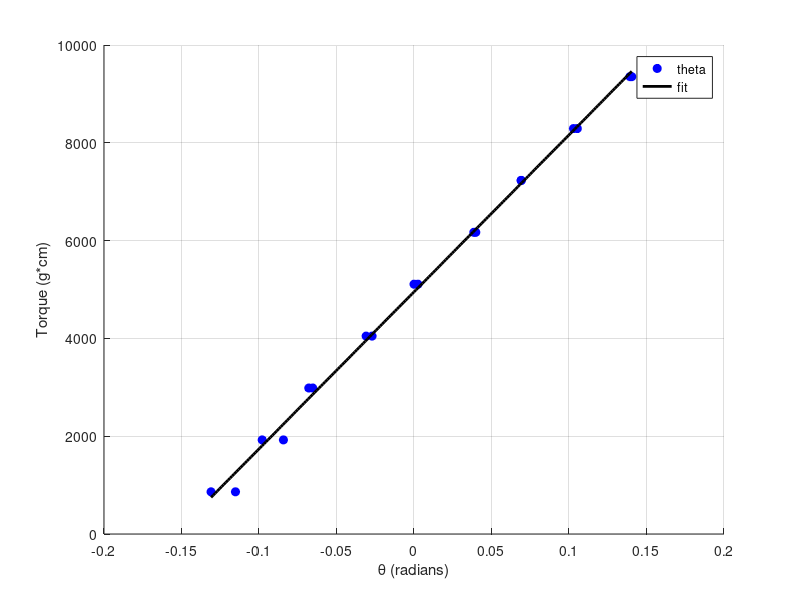

MATLAB code for this plot:
clc
clear
close all

%% Calibration constants

D = 48.5;      % Distance from camera to mirror (in)
xC = 18;       % Closest ruler position to the camera (in)
g = 980;       % Acceleration due to gravity (cm/s^2)
a = 5.95/2;      % Distance from mirror to spring (cm)

hook_mass = 0.148;      % g
added_mass = 0.182;     % g

% Total applied weights
mass = hook_mass + (0:8)*added_mass;

% Torque
torque = mass * g * 2 * a;

%% Measured ruler positions (inches)

forward = [5, 8.375, 11.375, 15, 18, 21.875, 24.75, 28.125, 32];
backward = [6.625, 9.75, 11.625, 15.375, 18.25, 21.75, 24.75, 28.375, 31.875];

% Join both
position = [forward backward];
torque = [torque torque];

%% Convert ruler position to mirror angle (radians)
theta = atan((position - xC)/D)/2;

%% Linear fits
fit = polyfit(theta, torque, 1);

thetaPlot = linspace( ...
    min([theta ]), ...
    max([theta ]), ...
    200);

line = polyval(fit, thetaPlot);

%% Plot

figure
hold on

plot(theta, torque, 'bo', 'MarkerFaceColor','b')

plot(thetaPlot, line, 'k-', 'LineWidth',2)

xlabel('\theta (radians)')
ylabel('Torque (g*cm)')
legend('theta', ...
       'fit', ...
       'Location','best')

grid on

%% Print calibration constants

fprintf("Weight = %.6f * theta + %.6f\n", ...
    fit(1), fit(2));

fprintf("\nSpring calibration coefficients (dyn*cm):\n");
fprintf("%.6f\n", fit(1));
